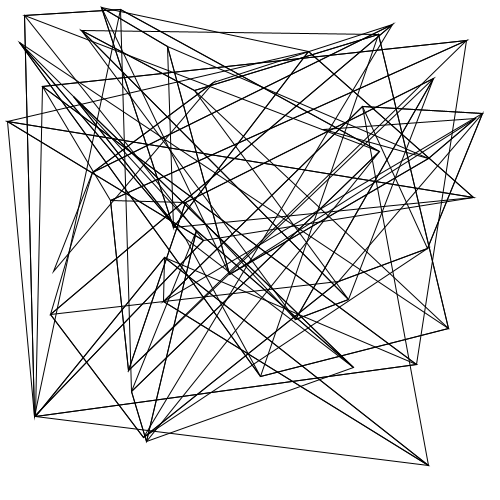
Frame 1 (no input)
Frame 60 (the mouse pressed at the canvas centre just before this capture): identical to frame 1, image omitted
Frame 120 (the mouse held since frame 60 and released just before this capture): identical to frame 1, image omitted

The Processing sketch that drew this single still picture (run headless with seeded random() and noise(); from frame 60 on, the mouse is pressed at the canvas centre):

// Processing sketch: drawing_118_ks_answer
// ── drawing_118_ks_answer.pde
/**
* Sol Lewitt's Wall Drawing #118
* code interpretation by Kevin Siwoff
* 2/1/15
*/
void setup(){
  size(500,500);
  background(255);
  noFill();
  smooth();
  beginShape(TRIANGLE_STRIP);
    for(int i=0; i < 50; i++){
      vertex(random(0,width), random(0,height));
    }
  endShape();
}
void draw(){
  
}
